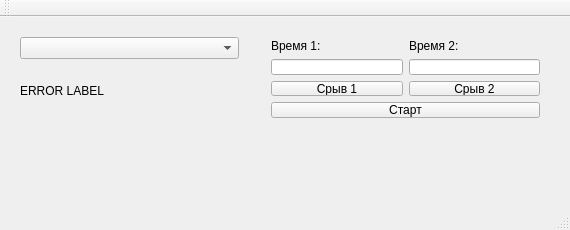
<?xml version="1.0" encoding="UTF-8"?>
<ui version="4.0">
 <class>MainWindow</class>
 <widget class="QMainWindow" name="MainWindow">
  <property name="geometry">
   <rect>
    <x>0</x>
    <y>0</y>
    <width>570</width>
    <height>230</height>
   </rect>
  </property>
  <property name="windowTitle">
   <string>MainWindow</string>
  </property>
  <widget class="QWidget" name="centralWidget">
   <widget class="QWidget" name="layoutWidget">
    <property name="geometry">
     <rect>
      <x>9</x>
      <y>9</y>
      <width>241</width>
      <height>101</height>
     </rect>
    </property>
    <layout class="QGridLayout" name="gridLayout">
     <item row="0" column="0">
      <widget class="QComboBox" name="cb_serial_ports"/>
     </item>
     <item row="1" column="0">
      <widget class="QLabel" name="lbl_error">
       <property name="text">
        <string>ERROR LABEL</string>
       </property>
       <property name="wordWrap">
        <bool>true</bool>
       </property>
      </widget>
     </item>
    </layout>
   </widget>
   <widget class="QWidget" name="layoutWidget">
    <property name="geometry">
     <rect>
      <x>260</x>
      <y>11</y>
      <width>291</width>
      <height>101</height>
     </rect>
    </property>
    <layout class="QGridLayout" name="gridLayout_2">
     <item row="3" column="0" colspan="2">
      <widget class="QPushButton" name="btn_start_stop">
       <property name="text">
        <string>Старт</string>
       </property>
      </widget>
     </item>
     <item row="0" column="0">
      <widget class="QLabel" name="lbl_time1">
       <property name="sizePolicy">
        <sizepolicy hsizetype="Minimum" vsizetype="Fixed">
         <horstretch>0</horstretch>
         <verstretch>0</verstretch>
        </sizepolicy>
       </property>
       <property name="text">
        <string>Время 1:</string>
       </property>
      </widget>
     </item>
     <item row="0" column="1">
      <widget class="QLabel" name="lbl_time2">
       <property name="sizePolicy">
        <sizepolicy hsizetype="Minimum" vsizetype="Fixed">
         <horstretch>0</horstretch>
         <verstretch>0</verstretch>
        </sizepolicy>
       </property>
       <property name="text">
        <string>Время 2:</string>
       </property>
      </widget>
     </item>
     <item row="1" column="1">
      <widget class="QLineEdit" name="le_time2">
       <property name="alignment">
        <set>Qt::AlignCenter</set>
       </property>
       <property name="readOnly">
        <bool>true</bool>
       </property>
      </widget>
     </item>
     <item row="1" column="0">
      <widget class="QLineEdit" name="le_time1">
       <property name="alignment">
        <set>Qt::AlignCenter</set>
       </property>
       <property name="readOnly">
        <bool>true</bool>
       </property>
      </widget>
     </item>
     <item row="2" column="0">
      <widget class="QPushButton" name="btn_fall1">
       <property name="text">
        <string>Срыв 1</string>
       </property>
      </widget>
     </item>
     <item row="2" column="1">
      <widget class="QPushButton" name="btn_fall2">
       <property name="text">
        <string>Срыв 2</string>
       </property>
      </widget>
     </item>
    </layout>
   </widget>
  </widget>
  <widget class="QMenuBar" name="menuBar">
   <property name="geometry">
    <rect>
     <x>0</x>
     <y>0</y>
     <width>570</width>
     <height>19</height>
    </rect>
   </property>
  </widget>
  <widget class="QToolBar" name="mainToolBar">
   <attribute name="toolBarArea">
    <enum>TopToolBarArea</enum>
   </attribute>
   <attribute name="toolBarBreak">
    <bool>false</bool>
   </attribute>
  </widget>
  <widget class="QStatusBar" name="statusBar"/>
 </widget>
 <layoutdefault spacing="6" margin="11"/>
 <resources/>
 <connections/>
</ui>
